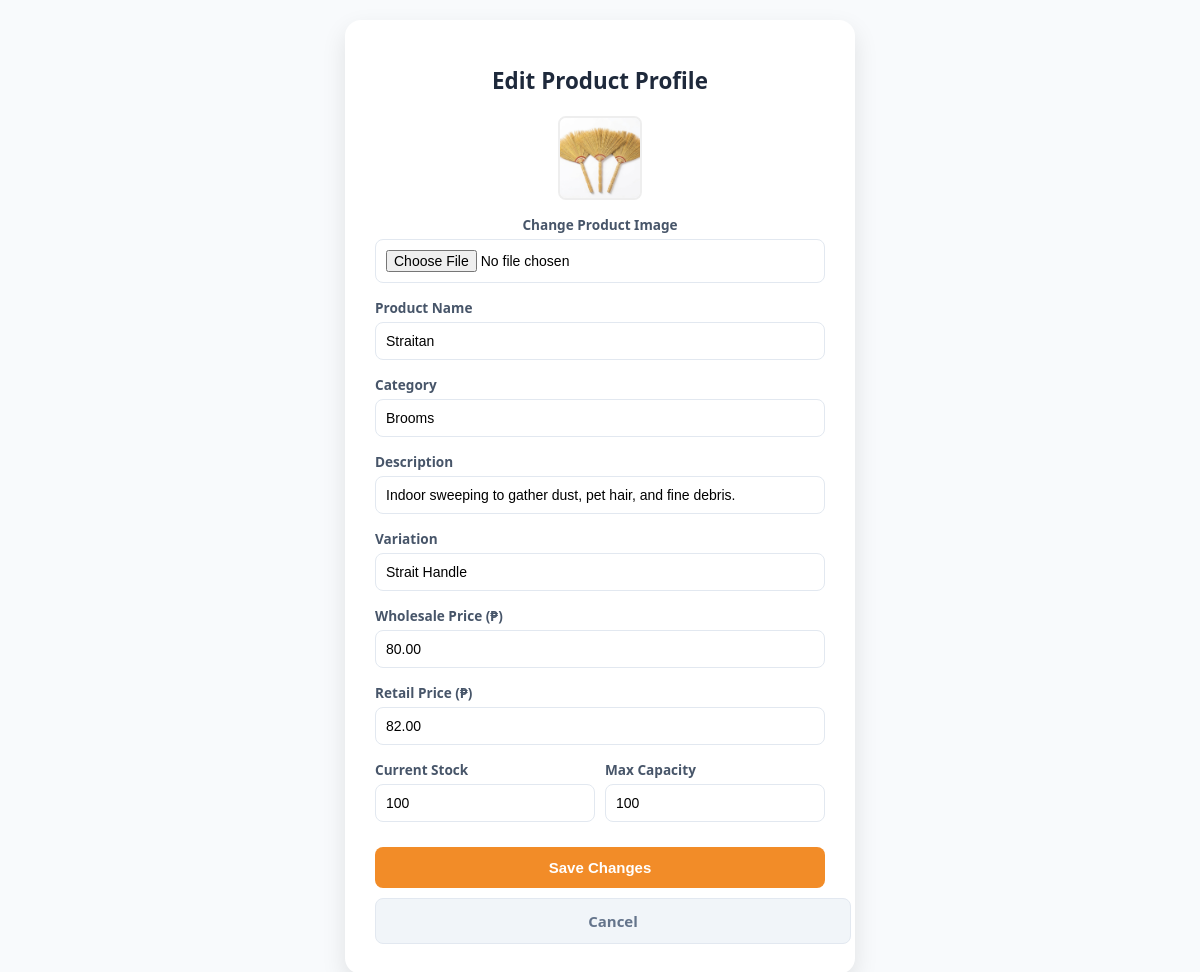
/function/edit_product.php?id=9, run on the app's committed database.
### tables this page shows
CREATE TABLE `products` (
  `id` int(11) NOT NULL,
  `category` varchar(100) NOT NULL,
  `product_name` varchar(255) NOT NULL,
  `variation` varchar(100) DEFAULT 'Standard',
  `description` text DEFAULT NULL,
  `wholesale_price` decimal(10,2) NOT NULL DEFAULT 0.00,
  `retail_price` decimal(10,2) NOT NULL DEFAULT 0.00,
  `quantity` int(11) NOT NULL DEFAULT 0,
  `max_quantity` int(11) NOT NULL DEFAULT 100,
  `image_path` varchar(255) DEFAULT 'default-product.png',
  `created_at` timestamp NOT NULL DEFAULT current_timestamp()
);

### function/edit_product.php (the view, shortened to what this page needs)
<?php
require_once "../auth/conn.php";
function e(?string $value): string {
    return htmlspecialchars($value ?? '', ENT_QUOTES, 'UTF-8');
}
$id = $_GET['id'] ?? null;
$stmt = $pdo->prepare("SELECT * FROM products WHERE id = ?");
$stmt->execute([$id]);
$product = $stmt->fetch(PDO::FETCH_ASSOC);
?>
<!DOCTYPE html>
<html lang="en">
<head>
    <link rel="stylesheet" href="https://cdnjs.cloudflare.com/ajax/libs/font-awesome/6.4.0/css/all.min.css">
</head>
<body>
<div class="card">
    <h1>Edit Product Profile</h1>
    <form method="POST" enctype="multipart/form-data">
        <div style="text-align: center;">
            <img src="../uploads/<?php echo $product['image_path'] ?: 'default-product.png'; ?>" class="image-preview" id="preview">
            <div class="form-group">
                <label>Change Product Image</label>
                <input type="file" name="product_image" class="form-control" accept="image/*" onchange="previewImage(this)">
            </div>
        </div>
        <div class="form-group">
            <label>Product Name</label>
            <input type="text" name="product_name" class="form-control" value="<?php echo e($product['product_name']); ?>" required>
        </div>
        <div class="form-group">
            <label>Category</label>
            <input type="text" name="category" class="form-control" value="<?php echo e($product['category']); ?>" required>
        </div>
        <div class="form-group">
            <label>Description</label>
            <input type="text" name="description" class="form-control" value="<?php echo e($product['description']); ?>">
        </div>
        <div class="form-group">
            <label>Variation</label>
            <input type="text" name="variation" class="form-control" value="<?php echo e($product['variation']); ?>">
        </div>
        <div class="form-group">
            <label>Wholesale Price (₱)</label>
            <input type="number" step="0.01" name="wholesale_price" class="form-control" value="<?php echo e($product['wholesale_price']); ?>" required>
        </div>
        <div class="form-group">
            <label>Retail Price (₱)</label>
            <input type="number" step="0.01" name="retail_price" class="form-control" value="<?php echo e($product['retail_price']); ?>" required>
        </div>
        <div class="row">
            <div class="col">
                <div class="form-group">
                    <label>Current Stock</label>
                    <input type="number" name="quantity" class="form-control" value="<?php echo e($product['quantity']); ?>" required>
                </div>
            </div>
            <div class="col">
                <div class="form-group">
                    <label>Max Capacity</label>
                    <input type="number" name="max_quantity" class="form-control" value="<?php echo e($product['max_quantity']); ?>" required>
                </div>
            </div>
        </div>
        <button type="submit" name="update_product" class="btn btn-primary">Save Changes</button>
        <a href="../inventory.php" class="btn btn-secondary">Cancel</a>
    </form>
</div>
</body>
</html>

### function/edit_product.php (style rules this page uses)
:root { --primary: #f28c28; --secondary: #64748b; }
body { margin: 0; font-family: 'Segoe UI', sans-serif; background: #f8fafc; display: flex; justify-content: center; align-items: center; min-height: 100vh; padding: 20px; }
.card { background: #fff; border-radius: 16px; box-shadow: 0 10px 25px rgba(0,0,0,0.1); padding: 30px; width: 100%; max-width: 450px; }
h1 { text-align: center; margin-bottom: 20px; color: #1e293b; font-size: 1.4rem; }
.form-group { margin-bottom: 15px; }
label { font-weight: 600; display: block; margin-bottom: 5px; color: #475569; font-size: 0.85rem; }
.form-control { width: 100%; padding: 10px; border-radius: 8px; border: 1px solid #e2e8f0; font-size: 14px; box-sizing: border-box; }
.row { display: flex; gap: 10px; }
.col { flex: 1; }
.image-preview { width: 80px; height: 80px; border-radius: 8px; object-fit: cover; border: 2px solid #eee; margin-bottom: 10px; }
.btn { padding: 12px; border: none; border-radius: 8px; font-size: 15px; font-weight: 600; cursor: pointer; width: 100%; margin-top: 10px; transition: 0.3s; text-decoration: none; display: block; text-align: center; }
.btn-primary { background: var(--primary); color: white; }
.btn-secondary { background: #f1f5f9; color: var(--secondary); border: 1px solid #e2e8f0; }

### data on the page
products: image_path (picture), product_name "Straitan", category "Brooms", description "Indoor sweeping to gather dust, pet hair, and fine debris.", variation "Strait Handle", wholesale_price "80.00", retail_price "82.00", quantity "100", max_quantity "100"
